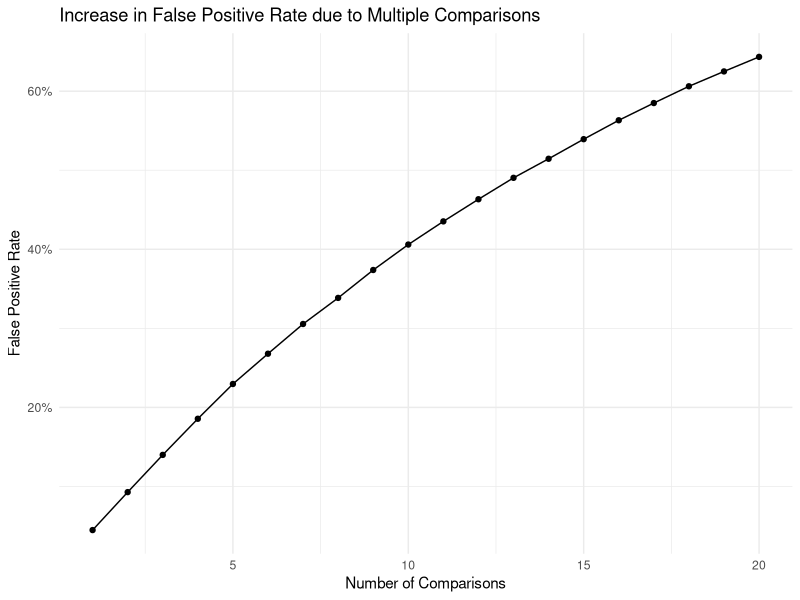
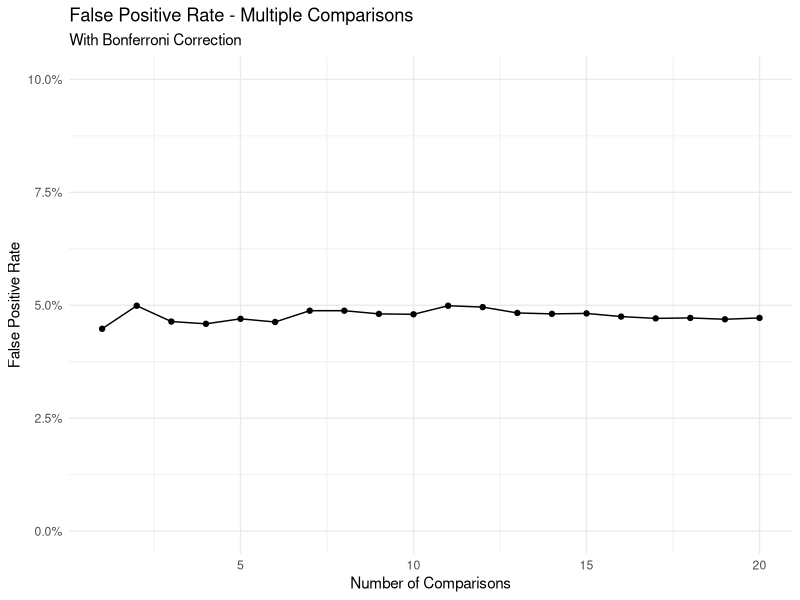
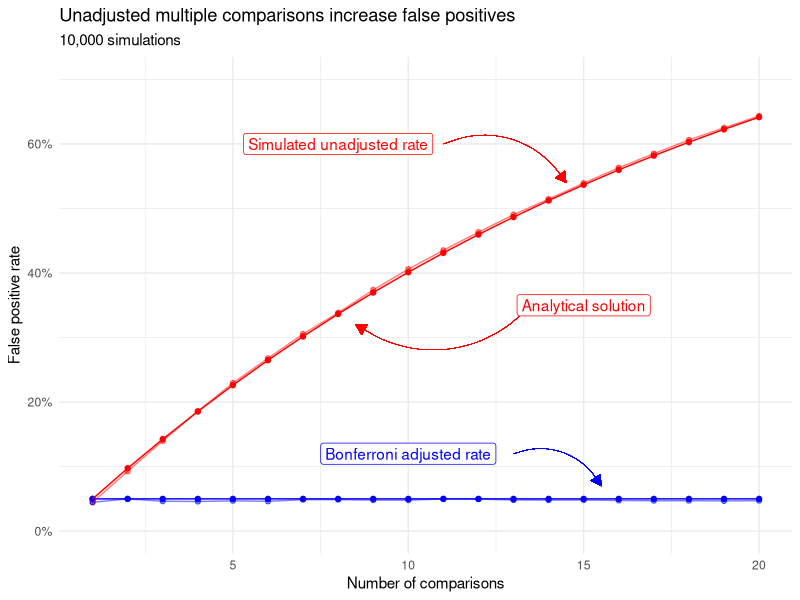
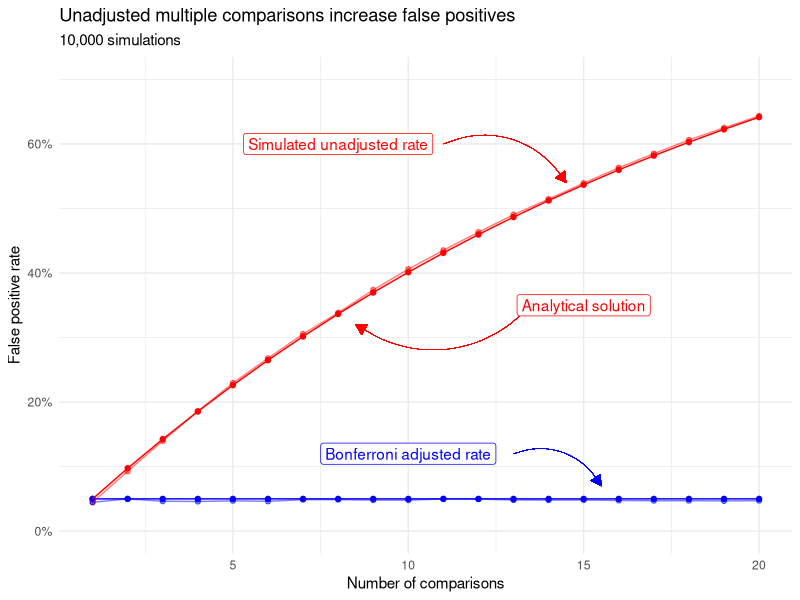

Write R code to recreate these figures, in order.
## A/B Testing: Multiple Comparisons/Multiple Testing issues:
## For each simulation, we will generate K datasets (k = 1, 5, 10, 20) which will represent changes due to
## several different hypothetical tests (changing a website's color, text, etc.)

## This will illustrate that as the number of comparisons/tests increases, the chances of a type 1 error
## increase significantly.

library(tidyverse)

N <- 1000 # Set sample size (i.e. number of data points or people viewing website)
Nsim <- 10000 # Set number of simulations
k <- 20 # Set maximum number of datasets to generate each simulation
pmat <- matrix(NA, nrow = Nsim, ncol = k) # Create matrix to store p-values of each dataset for each simulation
error_rate <- data.frame(matrix(NA, nrow = k, ncol = 3)) # Create dataframe to store error rates
error_rate[,1] <- seq(1:k); colnames(error_rate) = c("k", "error_rate1", "error_rate2")

# Generate 10,000 simulations of 20 datasets, and for each one, test if the mean = 120, or =/= 120.
# We assume we know the true distribution of data to be normal with mean 120 and standard deviation 15.

for(i in 1:Nsim){
  xmat = matrix(rnorm(k*N, 120, 15), nrow = N, ncol = k)
  TS = (colMeans(xmat) - 120)/(15/sqrt(N))
  pmat[i,] = pnorm(TS, lower.tail=F)
  
}

# Calculate total type 1 error rates for each number of k (with and without Bonferroni correction):
for (j in 1:k) {
  error_rate[j,2] <- mean(rowSums(pmat[,1:j, drop = FALSE] < 0.05) >= 1)
  error_rate[j,3] <- mean(rowSums(pmat[,1:j, drop = FALSE] < 0.05/j) >= 1)
}

# Plot Type 1 Error rate (False Positive Rate) vs. Number of Comparisons (k):
ggplot(error_rate, aes(x = k, y = error_rate1)) + 
  geom_point() + 
  geom_line() +
  ggtitle(label = "Increase in False Positive Rate due to Multiple Comparisons") +
  xlab("Number of Comparisons") + ylab("False Positive Rate") +
  scale_y_continuous(labels = scales::percent_format(accuracy = 1)) + 
  theme_minimal()

ggplot(error_rate, aes(x = k, y = error_rate2)) + 
  geom_point() + 
  geom_line() +
  ggtitle(label = "False Positive Rate - Multiple Comparisons",
          subtitle = "With Bonferroni Correction") +
  xlab("Number of Comparisons") + ylab("False Positive Rate") +
  scale_y_continuous(limits = c(0,.10), labels = scales::percent) + 
  theme_minimal()




# plot of false positives vs. adjusted
error_rate %>% 
  mutate(actual1 = 1-(.95)^(1:20),
         actual2 = 0.05) %>% 
  pivot_longer(cols = -k) %>% 
  ggplot(aes(x = k, y = value, group = name, color = name, alpha = name)) + 
  geom_point() + 
  geom_line() +
  scale_color_manual(values = c('red', 'blue', 'red', 'blue')) +
  scale_alpha_manual(values = c(1, 1, 0.5, 0.5)) +
  geom_curve(aes(x = 11, y = 0.6, 
                 xend = 14.5, yend = 0.54),
             curvature = -0.4, color = 'red', size = 0.1,
             arrow = arrow(type = 'closed', length = unit(0.3, "cm"))) +
  annotate('label', x = 8, y = 0.6, label = "Simulated unadjusted rate", 
           fill = 'white', color = 'red') +
  
  geom_curve(aes(x = 13.5, y = 0.35, 
                 xend = 8.5, yend = 0.32),
             curvature = -0.4, color = 'red', size = 0.1,
             arrow = arrow(type = 'closed', length = unit(0.3, "cm"))) +
  annotate('label', x = 15, y = 0.35, label = "Analytical solution", 
           fill = 'white', color = "red") +
  
  geom_curve(aes(x = 13, y = 0.12, 
                 xend = 15.5, yend = 0.07),
             curvature = -0.4, color = 'blue', size = 0.1,
             arrow = arrow(type = 'closed', length = unit(0.3, "cm"))) +
  annotate('label', x = 10, y = 0.12, label = "Bonferroni adjusted rate",
           fill = 'white', color = 'blue') +
  labs(title = "Unadjusted multiple comparisons increase false positives",
       subtitle = paste0(scales::comma(Nsim), " simulations"),
       x = "Number of comparisons",
       y = "False positive rate") +
  scale_y_continuous(labels = scales::percent_format(accuracy = 1),
                     limits = c(0, 0.70)) + 
  theme_minimal() +
  theme(legend.position = 'none')

ggsave('figures/mutliple_comparisons.png',
       device = "png",
       height = 4,
       width = 6)
